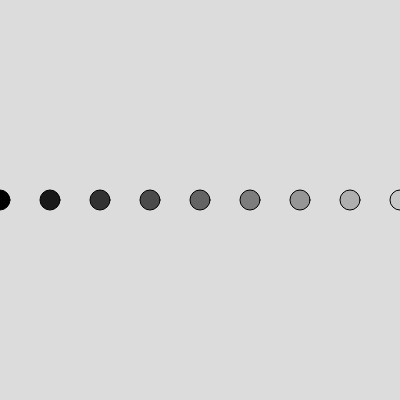
Frame 1 (no input)
Frame 60 (no input): identical to frame 1, image omitted
Frame 120 (the mouse pressed at the canvas centre since frame 60): identical to frame 1, image omitted

The p5.js sketch that drew this single still picture (run headless with seeded random() and noise() and a simulated clock; from frame 60 on, the mouse is pressed at the canvas centre):

// p5.js sketch
// ── sketch.js
function setup() {
  createCanvas(400, 400);
  background(220);
  
  let x =0;
  
for( let x = 0; x <= 400; x+= 50){
  fill (x / 2);
  circle (x, height/2, 20);
}
    
  
    
}


function draw() {
  
}
